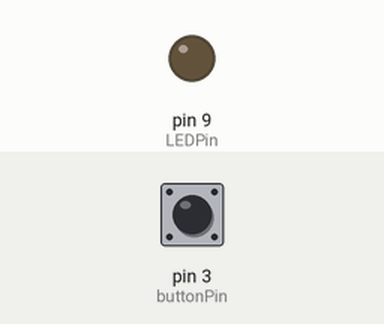
Recording of a sketch running on a simulated Arduino Uno, built with avr-gcc and run on an emulated ATmega328P. Parts: output pins drawn as LEDs (lit = HIGH). The inputs (shaded band) are chosen by the test bench; at power-on: pin 3 (buttonPin) LOW.

Above: at 1.2 s.
1.3 s: pin 3 (buttonPin) pulled HIGH for 0.15 s
At 2.5 s:
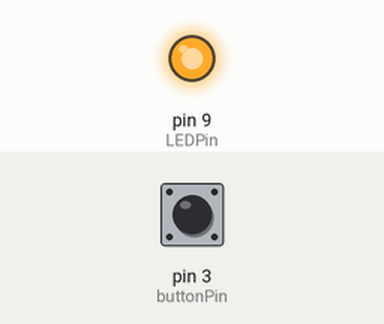
2.9 s: pin 3 (buttonPin) pulled HIGH for 1 s
At 4.0 s:
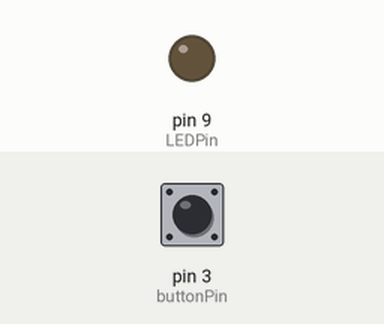
5.4 s: pin 3 (buttonPin) pulled HIGH for 3.2 s
At 5.9 s:
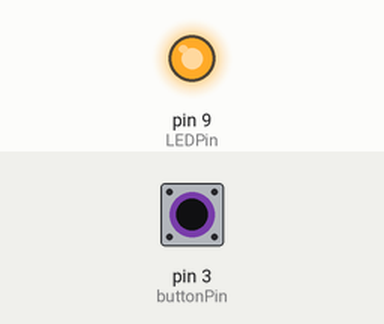
Timing chart, 0 to 8.4 s (numbered marks = the images above; inputs shaded):
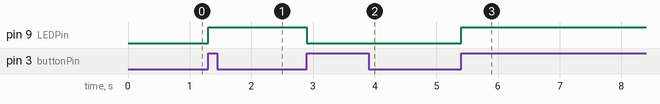

Measured:
- after the input at 1.3 s, pin 9 (LEDPin): LOW → HIGH at once
- after the input at 2.9 s, pin 9 (LEDPin): HIGH → LOW at once
- after the input at 5.4 s, pin 9 (LEDPin): LOW → HIGH at once

The sketch:

dopamine-box.ino
```cpp
  const int buttonPin = 3;
  const int LEDPin = 9;
  int LEDState = 0;
  int buttonNew;
  int buttonOld = 1;
  int dt = 100;

  void setup() {
    Serial.begin(9600);
    pinMode(buttonPin, INPUT);
    pinMode(LEDPin, OUTPUT);
  }

  void loop() {
    buttonNew = digitalRead(buttonPin);
    if(buttonNew == 1 &&  buttonOld == 0){
      if(LEDState == 0){
        digitalWrite(LEDPin, HIGH);
        LEDState = 1;
      }
      else{
        digitalWrite(LEDPin, LOW);
        LEDState = 0;
      }
    }
    buttonOld = buttonNew;
   }
```
